Frame 1 (no input): blank canvas, image omitted
Frame 60 (no input): blank canvas, image omitted
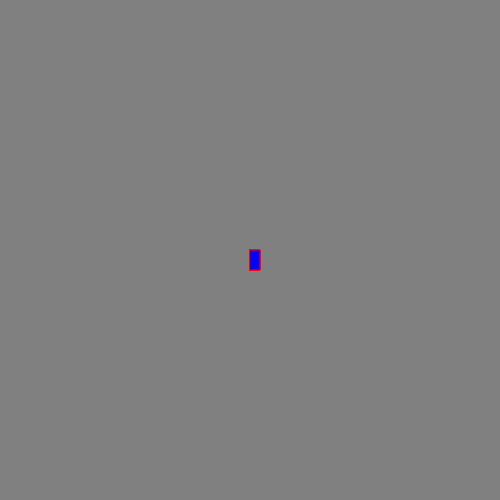
Frame 120 (the mouse pressed at the canvas centre since frame 60)

The p5.js sketch whose frames 1 and 60 were blank and that drew this single picture after the mouse press (run headless with seeded random() and noise() and a simulated clock; from frame 60 on, the mouse is pressed at the canvas centre):

// p5.js sketch
// ── sketch.js
function setup() {
    createCanvas(500, 500);
    background('gray');
  }
  
  function draw() {
    stroke('red');
    fill('blue');
    
    // cosnole.log(mouseIsPressed);
    if (mouseIsPressed)
    rect(mouseX,mouseY,10,20);
    
    
  }
